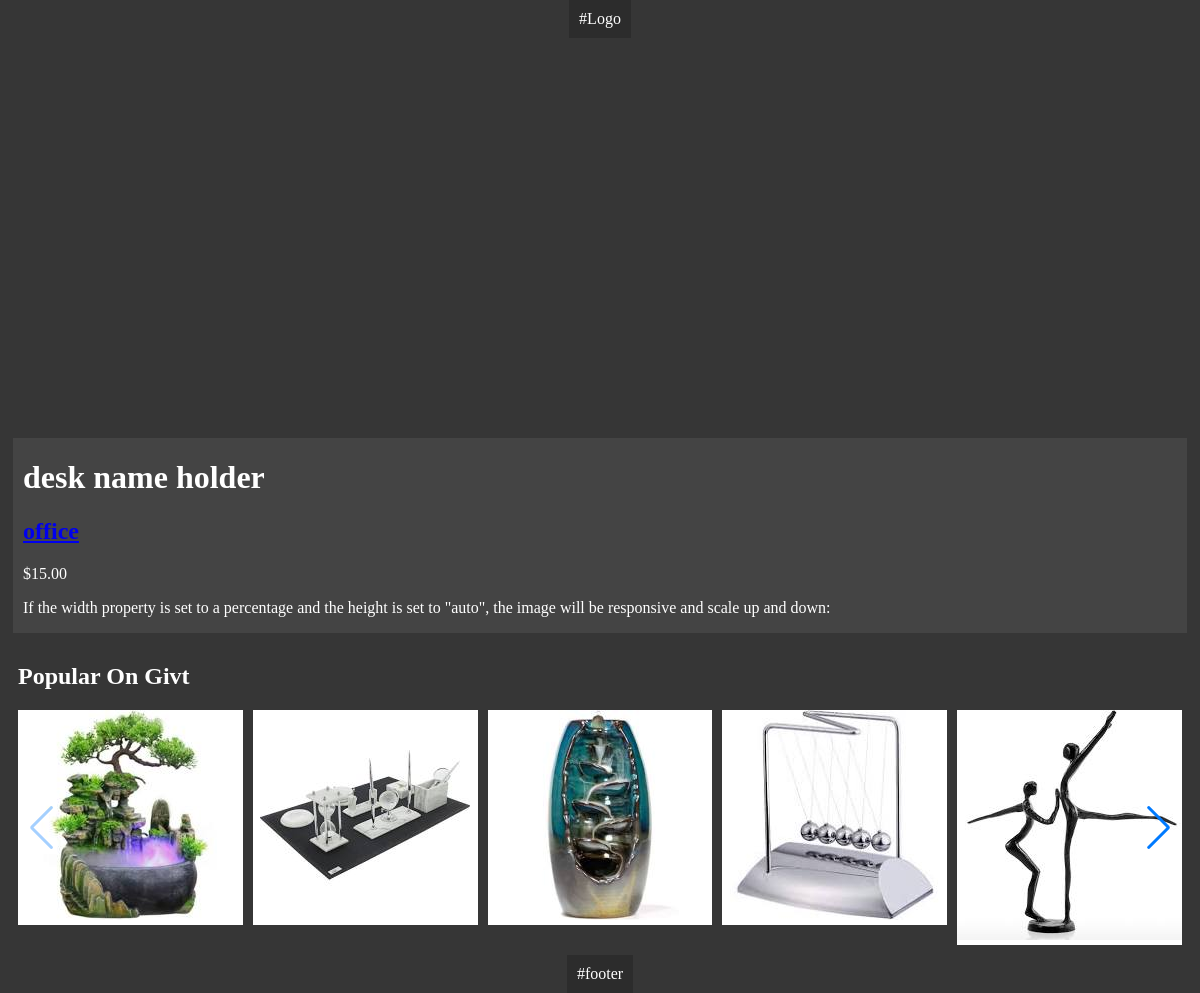
The page /13/desk-name-holder/ on the database its author committed.
### shop/models.py (models this page shows, shortened)
class Product(models.Model):
    category = models.ForeignKey(Category, related_name='products', on_delete=models.CASCADE)
    name = models.CharField(max_length=250, db_index=True)
    slug = models.SlugField(max_length=250, unique=True)
    image = models.ImageField(upload_to='media/products/%Y/%m/%d', blank=True)
    description = models.TextField(blank=True)
    created = models.DateTimeField(auto_now_add=True)
    updated = models.DateTimeField(auto_now=True)
    available = models.BooleanField(default=False)
    price = models.DecimalField(max_digits=10, decimal_places=2)
    class Meta:
        ordering = ('name',)
        index_together = (('id', 'slug'),)
    def get_absolute_url(self):
        return reverse('shop:product_details', args=[self.id, self.slug])

class Category(models.Model):
    name = models.CharField(max_length=250, db_index=True)
    slug = models.SlugField(max_length=250, unique=True)
    class Meta:
        ordering = ('name',)
        verbose_name = 'category'
        verbose_name_plural = 'categories'
    def __str__(self):
        return self.name

### shop/views.py (the view)
# urls.py: path('<int:id>/<slug:slug>/', views.product_details, name='product_details'),
def product_details(request, id, slug):
    product = get_object_or_404(Product, id=id, slug=slug, available=True)
    cart_product_form = CartAddProductForm()
    products = Product.objects.filter(available=True)
    return render(request, 'shop/product/detailsNew.html', {'product': product, 'products': products, 'cart_product_form': cart_product_form})

### cart/context_processors.py (called while the page is built)
def cart(request):
    return {'cart': Cart(request)}

### shop/templates/shop/product/detailsNew.html (shortened to what this page needs)
{% load static %}
<!DOCTYPE html>
<html lang="en">
<head>
    <link rel="stylesheet" href={% static "css/detailsPage.css" %}>
    <link rel="stylesheet" href={% static "js/package/css/swiper.min.css" %}>
</head>
<body>
    <div class="navbar">#Logo</div>
    <div  class="product-image">
           <div id="scene-container"></div>
        </div>
    <div class="product-details">
            <h1>{{ product.name }}</h1>
            <h2>
                <a href="#">
                    {{ product.category }}
                </a>
            </h2>
            <p class="price">${{ product.price }}</p>
            <p class="desc"> {{ product.description|linebreaks }}</p>
            </div>
    <div class="carousel">
        <h2>Popular On Givt</h2>
        <div class="swiper-container">
         <div class="swiper-wrapper">
            {% for product in products %}
            <div class="swiper-slide">
                <a href="{{ product.get_absolute_url }}">
                    <img src="{% if product.image %}{{ product.image.url }}{% else %}{% static 'images/no_img.png' %}{% endif %}" alt="{{ product.name}">
                </a>
            </div>
            {% endfor %}
  <div class="swiper-button-next"></div>
  </div>
        </div>
            </div>
    <div class="footer">#footer</div>
</body>
</html>

### shop/static/css/detailsPage.css (style rules this page uses)
:root { --darkcolor: rgb(44, 44, 44); --lightcolor: rgb(68, 68, 68); --midcolor: rgb(54, 54, 54); }
body { color: white; margin: 0; background-color: var(--midcolor); width: 100vw; display: grid; grid-template-columns: 1fr ; justify-items: center; }
.navbar { padding: 10px; background-color: var(--darkcolor); }
.product-image { width: 100vw; height: 50vh; }
#scene-container { width: 100%; height: 100%; }
.product-details { width: 97vw; padding-left: 10px; background-color: var(--lightcolor); }
.carousel { width: 97vw; height: auto; padding: 10px; }
.footer { padding: 10px; background-color:var(--darkcolor); }
.swiper-container { width: 100%; height: auto; }
.swiper-slide { text-align: center; font-size: 18px; background: #fff; display: -webkit-box; display: -ms-flexbox; display: grid; grid-template-columns: repeat(auto-fit, minmax(100px, 1fr)); grid-gap: 5px; -webkit-box-pack: center; -ms-flex-pack: center; justify-content: center; -webkit-box-align: center; -ms-flex-align: center; align-items: center; }
.carousel .swiper-slide { -webkit-transition: 250ms all; transition: 250ms all; }

### rows shown on the page
Product: name "desk name holder", category "office", price "15.00", description "If the width property is set to a percentage and the height is set to \"auto\", the image will be responsive and scale up and down:", image (picture)
Product: image (picture)
Product: image (picture)
Product: image (picture)
Product: image (picture)
